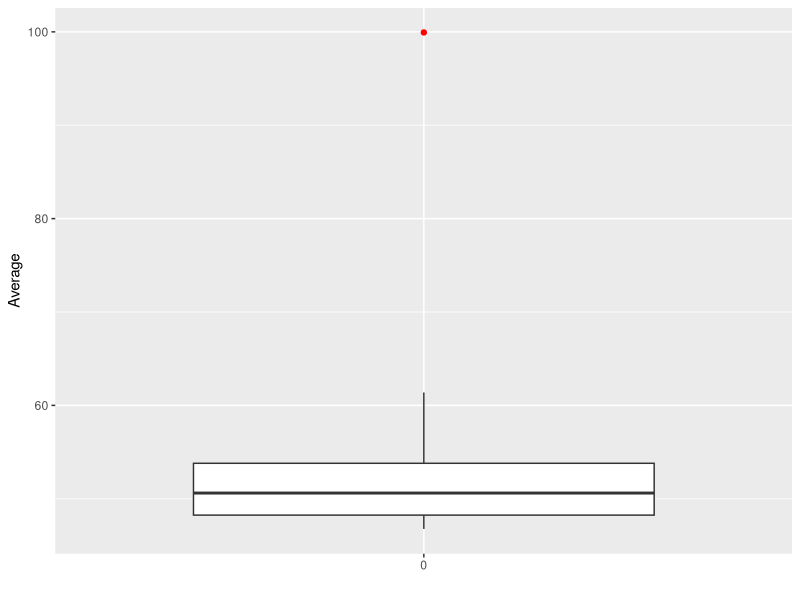
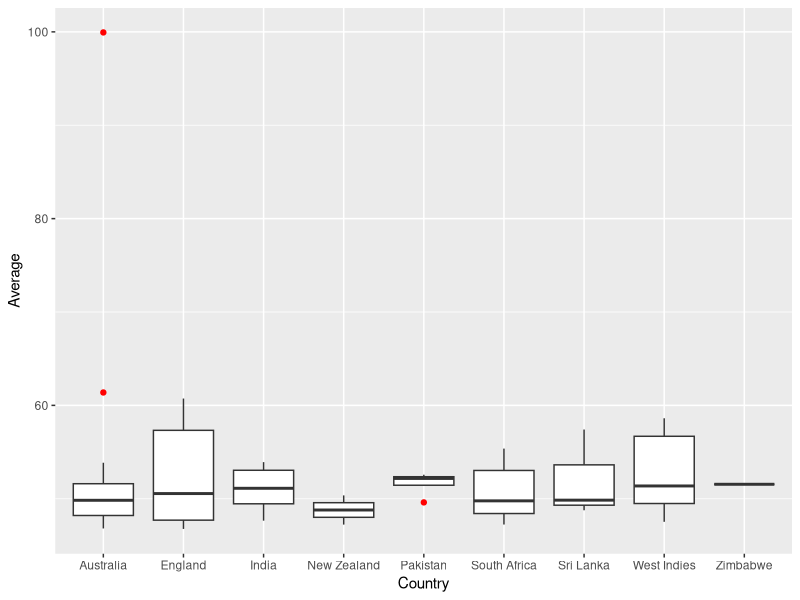
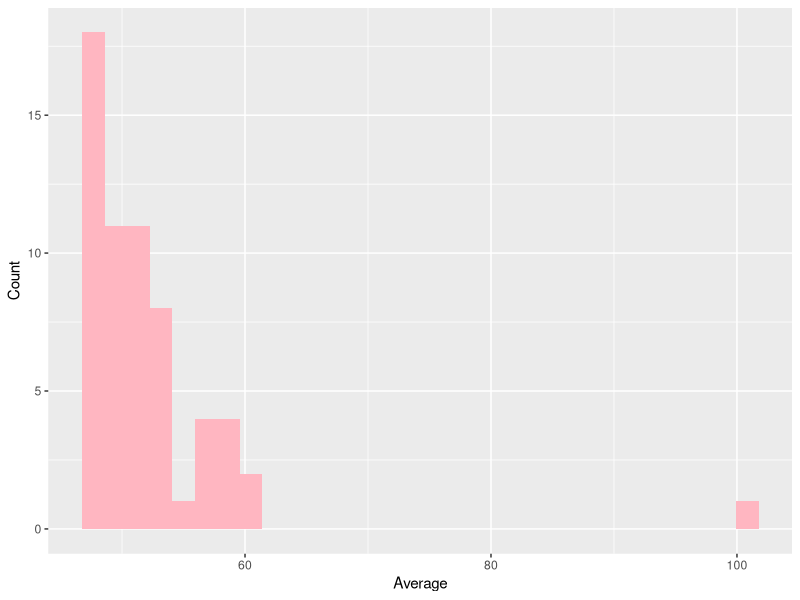
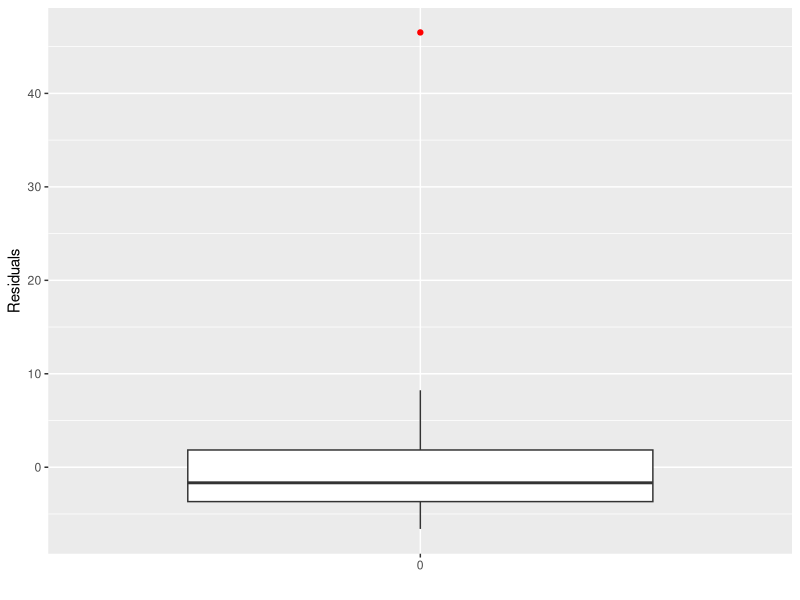

Reproduce these figures in R, in order.
## ---- chunk 1
library(readr)
library(dplyr)
library(ggplot2)
## ---- chunk 2
data <- read_csv("cricket.csv")
head(data)
## ---- chunk 3
str(data)
## ---- chunk 4
ggplot(data = data ,aes(factor(0),Average)) +
  geom_boxplot(outlier.colour='red') + xlab("") + ylab("Average")
## ---- chunk 5
ggplot(data = data ,aes(Country,Average)) +
  geom_boxplot(outlier.colour='red') + xlab("Country") + ylab("Average")
## ---- chunk 6
ggplot(data = data, aes(Average)) + 
  geom_histogram(fill = "light pink")  + 
  xlab("Average") + 
  ylab("Count")
## ---- chunk 7
#Conducting a Shapiro-Wilk test for normality
#A small p-value indicates a low probability that data is normally distributed
shapiro.test(data$Average)
## ---- chunk 8
#Using Residual analysis for testing outlier status
lmAverage<-lm(Average ~ Country, data=data) # linear regression model
data$Predictions <- predict(lmAverage, newdata=data)
data$Residuals <- data$Average - data$Predictions
head(data)
## ---- chunk 9
#Test to see if Residuals are normally distributed
shapiro.test(data$Residuals)
## ---- chunk 10
###Using manipulated data for testing/visualizing
noBradman <- filter(data, Batsman != "Bradman, D G")
## ---- chunk 11
shapiro.test(noBradman$Average) #running test without Bradman gives less certainty
## ---- chunk 12
shapiro.test(noBradman$Residuals) #running residual test without Bradman
## ---- chunk 13
ggplot(data,aes(factor(0),Residuals)) +
  geom_boxplot(outlier.colour='red') + xlab("") + ylab("Residuals") #plotting residuals
## ---- chunk 14
#Calculating how far Bradman is from "average"
avg_Average<-mean(data$Residuals) #the average of all residuals
data[1,6] - (avg_Average + (3*sd(data$Residuals)))
#the difference between Bradman's residual and 3 deviations above the mean
